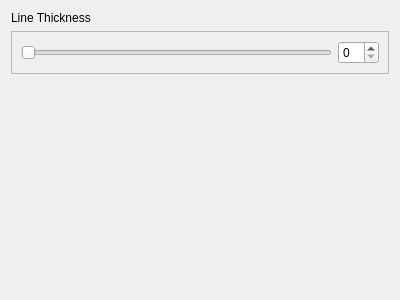
<?xml version="1.0" encoding="UTF-8"?>
<ui version="4.0">
 <class>advancedLineWidget</class>
 <widget class="QWidget" name="advancedLineWidget">
  <property name="geometry">
   <rect>
    <x>0</x>
    <y>0</y>
    <width>400</width>
    <height>300</height>
   </rect>
  </property>
  <property name="windowTitle">
   <string>Form</string>
  </property>
  <layout class="QVBoxLayout" name="verticalLayout">
   <item>
    <widget class="QLabel" name="label">
     <property name="text">
      <string>Line Thickness</string>
     </property>
    </widget>
   </item>
   <item>
    <widget class="QFrame" name="frame">
     <property name="frameShape">
      <enum>QFrame::StyledPanel</enum>
     </property>
     <property name="frameShadow">
      <enum>QFrame::Raised</enum>
     </property>
     <layout class="QHBoxLayout" name="horizontalLayout">
      <item>
       <widget class="QSlider" name="editLineThicknessSlider">
        <property name="orientation">
         <enum>Qt::Horizontal</enum>
        </property>
       </widget>
      </item>
      <item>
       <widget class="QSpinBox" name="lineEditThicknessWidthSpinbox"/>
      </item>
     </layout>
    </widget>
   </item>
   <item>
    <spacer name="verticalSpacer">
     <property name="orientation">
      <enum>Qt::Vertical</enum>
     </property>
     <property name="sizeHint" stdset="0">
      <size>
       <width>20</width>
       <height>40</height>
      </size>
     </property>
    </spacer>
   </item>
  </layout>
 </widget>
 <resources/>
 <connections/>
</ui>
